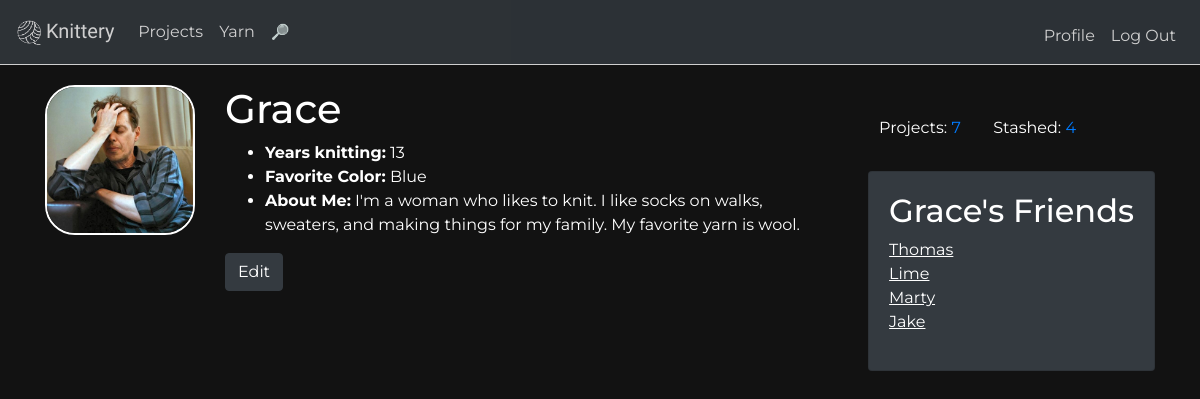
Page /profile/Grace (signed in) on the committed database.
### tables this page shows
CREATE TABLE "users" (
	"id"	integer NOT NULL,
	"name"	text,
	"about_me"	text,
	"years_knitting"	integer,
	"favorite_color"	text,
	"password"	text,
	"pic"	text NOT NULL DEFAULT '/static/profilepics/default.png',
	"hash"	TEXT,
	PRIMARY KEY("id" AUTOINCREMENT)
);

### application.py (the view, shortened to what this page needs)
@app.route("/profile/<user>")
def profileget(user):
    profile = db.execute("SELECT * FROM users WHERE name = :name",
    name=user)
    currentuser_id=session["user_id"]
    profile_id=getId(user)
    friends_id = db.execute("SELECT friendee FROM friends WHERE friender = :profile_id",
    profile_id=profile_id)
    friends=[]
    fn = 0
    for entry in friends_id:
        friendo = db.execute("SELECT name FROM users WHERE users.id = :friends_id",
        friends_id=friends_id[fn]["friendee"])
        frien = friendo[0]["name"]
        friends.append(frien)
        fn += 1
    print(friends)
    projects = db.execute("SELECT * FROM projects WHERE user_id = :user_id", user_id=profile_id)
    stashed = db.execute("SELECT * FROM yarn WHERE user_id = :user_id GROUP BY name", user_id=profile_id)
    nprojects = len(projects)
    nstashed = len(stashed)
    isfriend = False
    return render_template("profile.html", profile=profile, friends=friends, isfriend=isfriend, nprojects=nprojects, nstashed=nstashed)

### application.py (called while the page is built)
def getId(user):
    currentuser = user
    profile = db.execute("SELECT * FROM users WHERE name = :name",
    name=currentuser)
    print(profile)
    currentuser_id=profile[0]["id"]
    return currentuser_id

### templates/profile.html (shortened to what this page needs)
{% extends "layout.html" %}
{% block main %}
<div class="row">
<div class="col-sm-auto">
<img src="{{ profile[0]["pic"] }}" class="profilepic" width="150">
</div>
<div class="col">
  <h1>{{ profile[0]["name"] }}</h1>
<ul>
<li><b>Years knitting:</b> {{ profile[0]["years_knitting"] }}</li>
<li><b>Favorite Color:</b> {{ profile[0]["favorite_color"] }}</li>
<li><b>About Me:</b> {{ profile[0]["about_me"]}}</li>
</ul>
{% if profile[0]["name"] == session['user'] %}
<form action="/profile" method="POST">
<button type="submit" class="btn btn-dark">Edit</button>
</form>
{% elif isfriend == False %}
<form action="/addfriend" method="POST">
<button type="submit" class="btn btn-dark" name="addfriend" value="{{ profile[0]["name"] }}">Add friend</button>
</form>
{% else %}
<p>✅  {{ profile[0]["name"] }}  is in your friends </p>
<form action="/removefriend" method="POST">
<button type="submit" class="btn btn-outline-secondary btn-sm" name="removefriend" value="{{ profile[0]["name"] }}">Remove friend</button>
</form>
{% endif %}
<br>
</div>
<div class="col-sm-auto">
<div> <table class="proftable">
  <tr>
    <td>Projects: <a href="/projects/{{ profile[0]["name"] }}"> {{ nprojects }}</a></td>
    <td>Stashed: <a href="/yarn/{{ profile[0]["name"] }}">{{ nstashed }} </a></td>
  </tr>
</table> </div>
        <div class="card text-white bg-dark">
            <div class="card-body">
<h2>{{ profile[0]["name"] }}'s Friends</h2>
<ul>
    {% for friend in friends %}
    <li><a href="/profile/{{ friend }}">{{ friend }}</a></li>
    {% endfor %}
</ul>
</div>
</div>
</div>
</div>
{% endblock %}

### static/styles.css (style rules this page uses)
body, html { height: 100% }
body { background-color: #121212; color: white; font-family: 'Montserrat', sans-serif; }
.card { display:inline-block; }
.card a { color: white; text-decoration: underline; }
.profilepic { border: 2px solid white; border-radius: 20%; }
.proftable { width:80%; margin: 30px 10px; }
.card ul { list-style: none; padding-left: 0; }

### rows in the picture
users: pic (picture), name "Grace", years_knitting "13", favorite_color "Blue", about_me "I'm a woman who likes to knit. I like socks on walks, sweaters, and making things for my family. My favorite yarn is wool."
users: name "Thomas"
users: name "Lime"
users: name "Marty"
users: name "Jake"

### other values in the picture
{{ nprojects }} "7"
{{ nstashed }} "4"
